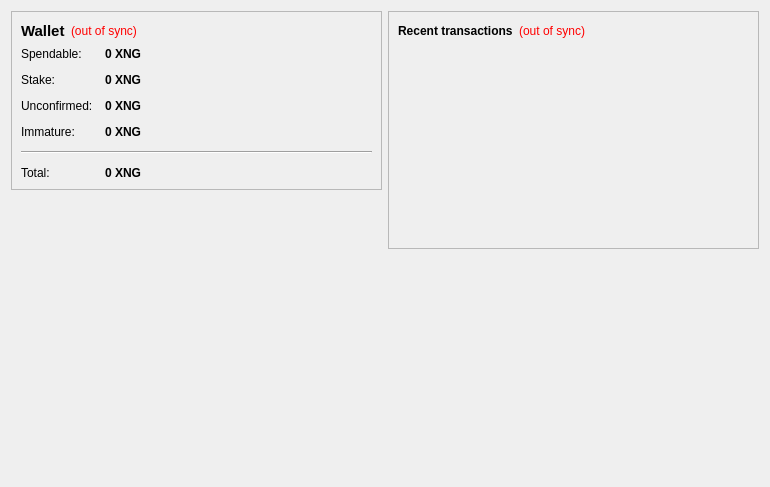
<?xml version="1.0" encoding="UTF-8"?>
<ui version="4.0">
 <class>OverviewPage</class>
 <widget class="QWidget" name="OverviewPage">
  <property name="geometry">
   <rect>
    <x>0</x>
    <y>0</y>
    <width>770</width>
    <height>487</height>
   </rect>
  </property>
  <property name="windowTitle">
   <string>Form</string>
  </property>
  <layout class="QHBoxLayout" name="horizontalLayout" stretch="1,1">
   <item>
    <layout class="QVBoxLayout" name="verticalLayout_2">
     <item>
      <widget class="QFrame" name="frame">
       <property name="frameShape">
        <enum>QFrame::StyledPanel</enum>
       </property>
       <property name="frameShadow">
        <enum>QFrame::Raised</enum>
       </property>
       <layout class="QVBoxLayout" name="verticalLayout_4">
        <item>
         <layout class="QHBoxLayout" name="horizontalLayout_4">
          <item>
           <widget class="QLabel" name="label_5">
            <property name="font">
             <font>
              <pointsize>11</pointsize>
              <weight>75</weight>
              <bold>true</bold>
             </font>
            </property>
            <property name="text">
             <string>Wallet</string>
            </property>
           </widget>
          </item>
          <item>
           <widget class="QLabel" name="labelWalletStatus">
            <property name="toolTip">
             <string>The displayed information may be out of date. Your wallet automatically synchronizes with the EnigmaCoin network after a connection is established, but this process has not completed yet.</string>
            </property>
            <property name="styleSheet">
             <string notr="true">QLabel { color: red; }</string>
            </property>
            <property name="text">
             <string notr="true">(out of sync)</string>
            </property>
            <property name="alignment">
             <set>Qt::AlignLeading|Qt::AlignLeft|Qt::AlignVCenter</set>
            </property>
           </widget>
          </item>
          <item>
           <spacer name="horizontalSpacer_2">
            <property name="orientation">
             <enum>Qt::Horizontal</enum>
            </property>
            <property name="sizeHint" stdset="0">
             <size>
              <width>40</width>
              <height>20</height>
             </size>
            </property>
           </spacer>
          </item>
         </layout>
        </item>
        <item>
         <layout class="QFormLayout" name="formLayout_2">
          <property name="fieldGrowthPolicy">
           <enum>QFormLayout::AllNonFixedFieldsGrow</enum>
          </property>
          <property name="horizontalSpacing">
           <number>12</number>
          </property>
          <property name="verticalSpacing">
           <number>12</number>
          </property>
          <item row="0" column="0">
           <widget class="QLabel" name="label">
            <property name="text">
             <string>Spendable:</string>
            </property>
           </widget>
          </item>
          <item row="0" column="1">
           <widget class="QLabel" name="labelBalance">
            <property name="font">
             <font>
              <weight>75</weight>
              <bold>true</bold>
             </font>
            </property>
            <property name="cursor">
             <cursorShape>IBeamCursor</cursorShape>
            </property>
            <property name="toolTip">
             <string>Your current spendable balance</string>
            </property>
            <property name="text">
             <string notr="true">0 XNG</string>
            </property>
            <property name="textInteractionFlags">
             <set>Qt::LinksAccessibleByMouse|Qt::TextSelectableByKeyboard|Qt::TextSelectableByMouse</set>
            </property>
           </widget>
          </item>
          <item row="1" column="0">
           <widget class="QLabel" name="label_6">
            <property name="text">
             <string>Stake:</string>
            </property>
           </widget>
          </item>
          <item row="1" column="1">
           <widget class="QLabel" name="labelStake">
            <property name="font">
             <font>
              <weight>75</weight>
              <bold>true</bold>
             </font>
            </property>
            <property name="cursor">
             <cursorShape>IBeamCursor</cursorShape>
            </property>
            <property name="toolTip">
             <string>Total of coins that was staked, and do not yet count toward the current balance</string>
            </property>
            <property name="text">
             <string notr="true">0 XNG</string>
            </property>
            <property name="textInteractionFlags">
             <set>Qt::LinksAccessibleByMouse|Qt::TextSelectableByKeyboard|Qt::TextSelectableByMouse</set>
            </property>
           </widget>
          </item>
          <item row="2" column="0">
           <widget class="QLabel" name="label_3">
            <property name="text">
             <string>Unconfirmed:</string>
            </property>
           </widget>
          </item>
          <item row="2" column="1">
           <widget class="QLabel" name="labelUnconfirmed">
            <property name="font">
             <font>
              <weight>75</weight>
              <bold>true</bold>
             </font>
            </property>
            <property name="cursor">
             <cursorShape>IBeamCursor</cursorShape>
            </property>
            <property name="toolTip">
             <string>Total of transactions that have yet to be confirmed, and do not yet count toward the current balance</string>
            </property>
            <property name="text">
             <string notr="true">0 XNG</string>
            </property>
            <property name="textInteractionFlags">
             <set>Qt::LinksAccessibleByMouse|Qt::TextSelectableByKeyboard|Qt::TextSelectableByMouse</set>
            </property>
           </widget>
          </item>
          <item row="3" column="0">
           <widget class="QLabel" name="labelImmatureText">
            <property name="text">
             <string>Immature:</string>
            </property>
           </widget>
          </item>
          <item row="3" column="1">
           <widget class="QLabel" name="labelImmature">
            <property name="font">
             <font>
              <weight>75</weight>
              <bold>true</bold>
             </font>
            </property>
            <property name="toolTip">
             <string>Mined balance that has not yet matured</string>
            </property>
            <property name="text">
             <string notr="true">0 XNG</string>
            </property>
            <property name="textInteractionFlags">
             <set>Qt::LinksAccessibleByMouse|Qt::TextSelectableByKeyboard|Qt::TextSelectableByMouse</set>
            </property>
           </widget>
          </item>
          <item row="4" column="0" colspan="2">
           <widget class="Line" name="line">
            <property name="orientation">
             <enum>Qt::Horizontal</enum>
            </property>
           </widget>
          </item>
          <item row="5" column="0">
           <widget class="QLabel" name="labelTotalText">
            <property name="text">
             <string>Total:</string>
            </property>
           </widget>
          </item>
          <item row="5" column="1">
           <widget class="QLabel" name="labelTotal">
            <property name="font">
             <font>
              <weight>75</weight>
              <bold>true</bold>
             </font>
            </property>
            <property name="cursor">
             <cursorShape>IBeamCursor</cursorShape>
            </property>
            <property name="toolTip">
             <string>Your current total balance</string>
            </property>
            <property name="text">
             <string notr="true">0 XNG</string>
            </property>
            <property name="textInteractionFlags">
             <set>Qt::LinksAccessibleByMouse|Qt::TextSelectableByKeyboard|Qt::TextSelectableByMouse</set>
            </property>
           </widget>
          </item>
         </layout>
        </item>
       </layout>
      </widget>
     </item>
     <item>
      <spacer name="verticalSpacer">
       <property name="orientation">
        <enum>Qt::Vertical</enum>
       </property>
       <property name="sizeHint" stdset="0">
        <size>
         <width>20</width>
         <height>40</height>
        </size>
       </property>
      </spacer>
     </item>
     <item>
      <widget class="QLabel" name="label_2">
       <property name="autoFillBackground">
        <bool>true</bool>
       </property>
       <property name="text">
        <string/>
       </property>
       <property name="pixmap">
        <pixmap resource="../bitcoin.qrc">:/icons/drmbg</pixmap>
       </property>
       <property name="scaledContents">
        <bool>false</bool>
       </property>
       <property name="margin">
        <number>0</number>
       </property>
      </widget>
     </item>
    </layout>
   </item>
   <item>
    <layout class="QVBoxLayout" name="verticalLayout_3">
     <item>
      <widget class="QFrame" name="frame_2">
       <property name="frameShape">
        <enum>QFrame::StyledPanel</enum>
       </property>
       <property name="frameShadow">
        <enum>QFrame::Raised</enum>
       </property>
       <layout class="QVBoxLayout" name="verticalLayout">
        <item>
         <layout class="QHBoxLayout" name="horizontalLayout_2">
          <item>
           <widget class="QLabel" name="label_4">
            <property name="text">
             <string>&lt;b&gt;Recent transactions&lt;/b&gt;</string>
            </property>
           </widget>
          </item>
          <item>
           <widget class="QLabel" name="labelTransactionsStatus">
            <property name="toolTip">
             <string>The displayed information may be out of date. Your wallet automatically synchronizes with the EnigmaCoin network after a connection is established, but this process has not completed yet.</string>
            </property>
            <property name="styleSheet">
             <string notr="true">QLabel { color: red; }</string>
            </property>
            <property name="text">
             <string notr="true">(out of sync)</string>
            </property>
            <property name="alignment">
             <set>Qt::AlignRight|Qt::AlignTrailing|Qt::AlignVCenter</set>
            </property>
           </widget>
          </item>
          <item>
           <spacer name="horizontalSpacer">
            <property name="orientation">
             <enum>Qt::Horizontal</enum>
            </property>
            <property name="sizeHint" stdset="0">
             <size>
              <width>40</width>
              <height>20</height>
             </size>
            </property>
           </spacer>
          </item>
         </layout>
        </item>
        <item>
         <widget class="QListView" name="listTransactions">
          <property name="styleSheet">
           <string notr="true">QListView { background: transparent; }</string>
          </property>
          <property name="frameShape">
           <enum>QFrame::NoFrame</enum>
          </property>
          <property name="verticalScrollBarPolicy">
           <enum>Qt::ScrollBarAlwaysOff</enum>
          </property>
          <property name="horizontalScrollBarPolicy">
           <enum>Qt::ScrollBarAlwaysOff</enum>
          </property>
          <property name="selectionMode">
           <enum>QAbstractItemView::NoSelection</enum>
          </property>
         </widget>
        </item>
       </layout>
      </widget>
     </item>
     <item>
      <spacer name="verticalSpacer_2">
       <property name="orientation">
        <enum>Qt::Vertical</enum>
       </property>
       <property name="sizeHint" stdset="0">
        <size>
         <width>20</width>
         <height>40</height>
        </size>
       </property>
      </spacer>
     </item>
    </layout>
   </item>
  </layout>
 </widget>
 <resources/>
 <connections/>
</ui>
